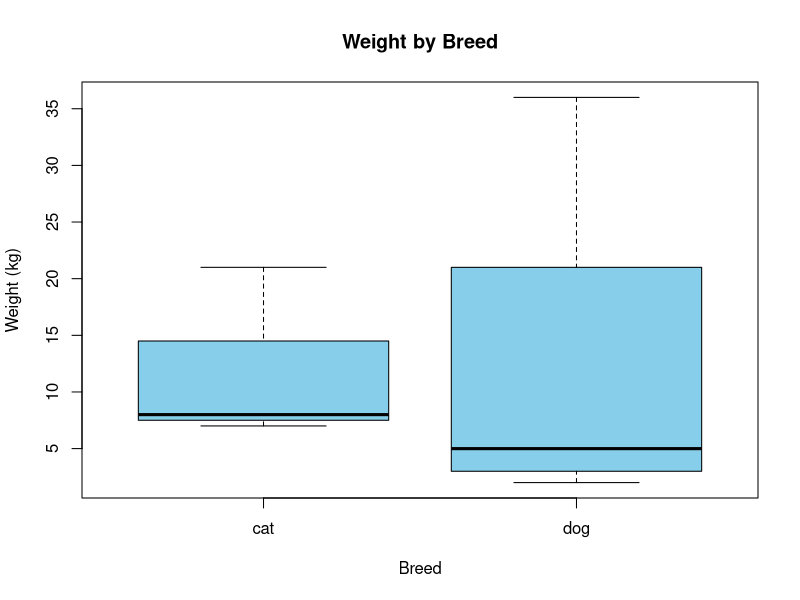

This chart was generated by the following R code:
# Create the data frame
pets <- data.frame(
  Name = c("Flipper", "Bromley", "Nox", "Orion", "Dagger", "Zizi", "Carrie"),
  Months_old = c(53, 19, 34, 41, 84, 140, 109),
  Size = c("medium", "small", "medium", "large", "small", "extra small", "large"),
  Weight = c(21, 8, 4, 6, 7, 2, 36),
  Breed = c("dog", "dog", "cat", "cat", "dog", "cat", "cat")
)
# Check the data frame
print(pets)

# Check breed levels
levels(pets$Breed)
# Change factor levels
levels(pets$Breed) <- c("dog", "cat")

# Invert breed levels (dog <-> cat)
pets$Breed <- factor(pets$Breed, levels = c("dog", "cat"))
pets$Breed <- ifelse(pets$Breed == "dog", "cat", "dog")
pets$Breed <- as.factor(pets$Breed)
# Print updated breed
print(pets$Breed)

# Print the size column
pets$Size
# Alternative way
pets[, "Size"]

# Add age in years
pets$Age_in_years <- pets$Months_old / 12
# Print updated dataframe
print(pets)

# Frequency table of Breed vs Size
table(pets$Breed, pets$Size)

# Average weight per breed
aggregate(Weight ~ Breed, data = pets, FUN = mean)

# Boxplot of weight by breed
boxplot(Weight ~ Breed, data = pets,
        main = "Weight by Breed",
        xlab = "Breed",
        ylab = "Weight (kg)",
        col = "skyblue")

